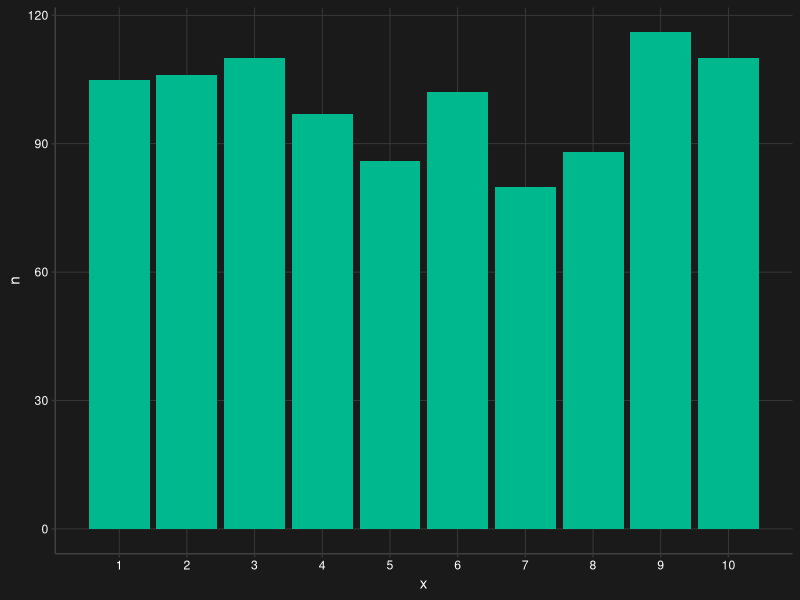
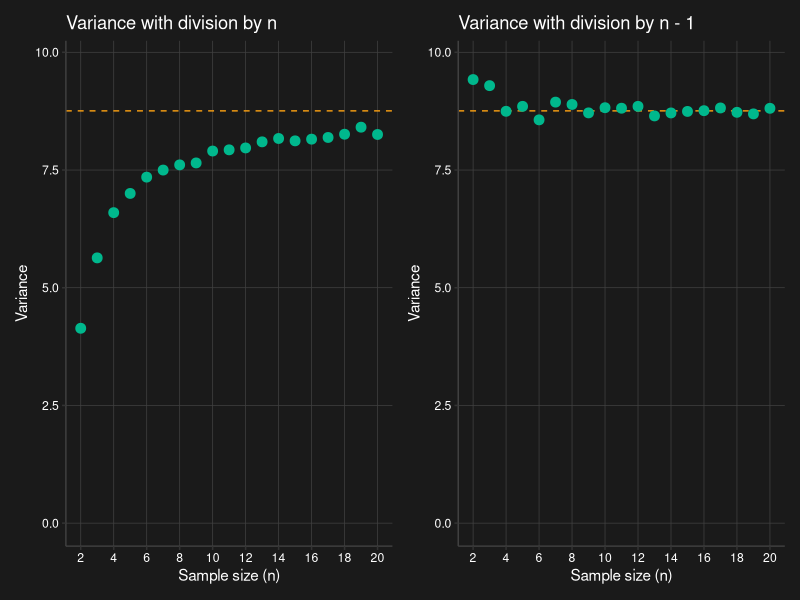
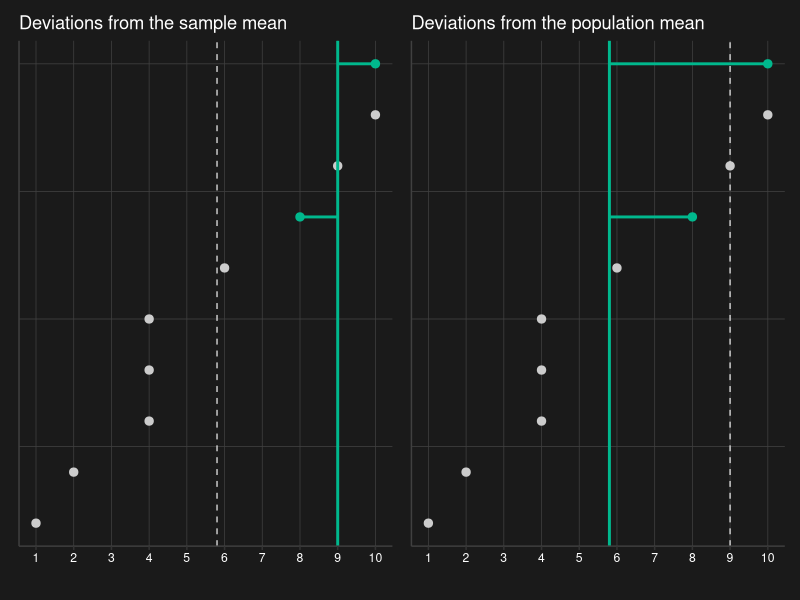
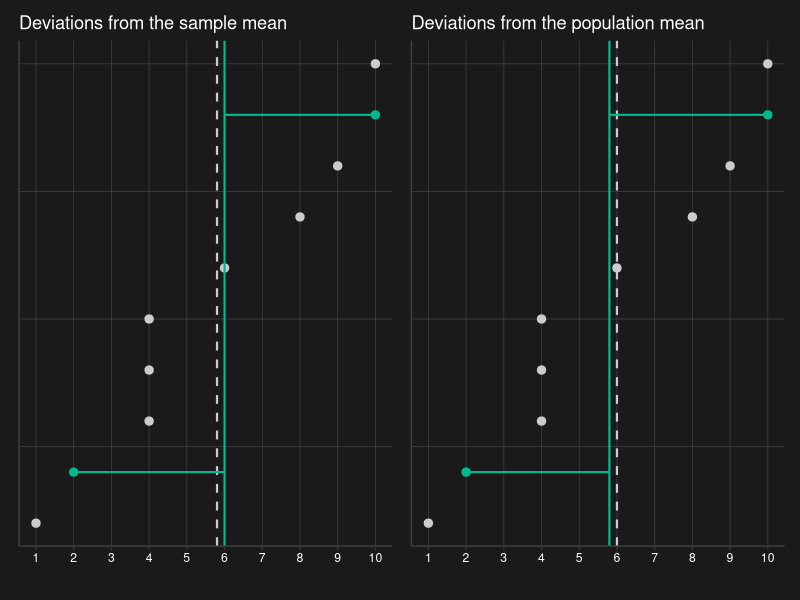
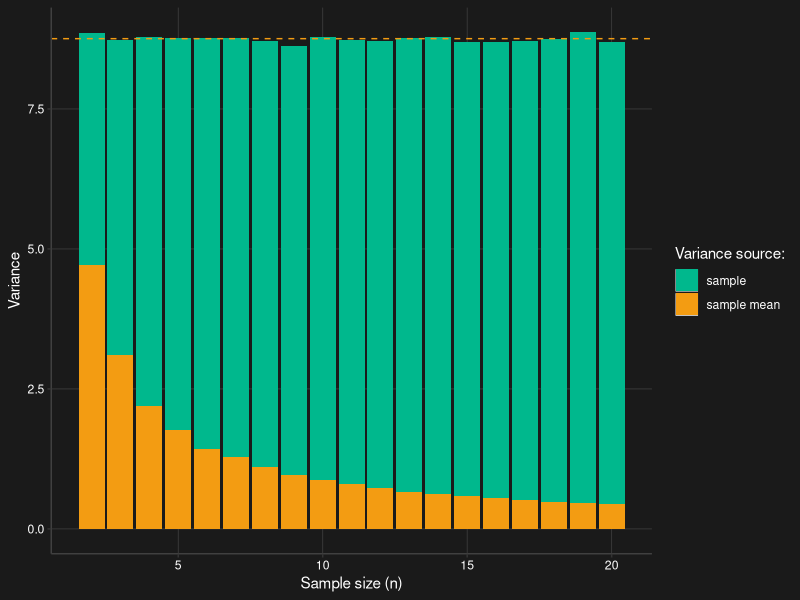

Reproduce these figures in R, in order.
## ---- chunk 1
# Load packages
library(tidyverse)
library(patchwork)

# Create color variables for the plots
green <- "#00B88D"
yellow <- "#f39c12"
off_white <- "#cccccc"

# Create our own variance function that returns the population or sample variance
my_var <- function(x, population = FALSE) {
  if (population) {
    sum((x - mean(x))^2)/length(x)
  } else {
    sum((x - mean(x))^2)/(length(x) - 1)
  }
}
## ---- chunk 2
library(knitr)

background_color <- "#1a1a1a"
text_color <- "#ffffff"
gridlines_color <- "#404040"

theme_update(
  plot.background = element_rect(fill = background_color, size = 0),
  panel.background = element_blank(),

  text = element_text(color = text_color),
  axis.text.x = element_text(color = text_color),
  axis.text.y = element_text(color = text_color),
  
  legend.background = element_rect(fill = background_color),
  legend.key = element_rect(color = background_color),
  
  axis.line = element_line(size = 0.5, colour = gridlines_color),
  
  panel.grid.major = element_line(colour = gridlines_color, size = 0.25),
  panel.grid.minor = element_blank()
)

options(
  knitr.kable.NA = "", 
  dplyr.summarise.inform = FALSE,
  digits = 2
)

opts_chunk$set(
  fig.align = "center",
  fig.retina = 2
)
## ---- chunk 3
# Set the seed for reproducibility
set.seed(1212)

# Create a population consisting of values ranging from 1 to 10
population <- sample(1:10, size = 1000, replace = TRUE)

# Get the mean and population variance
mu <- sum(population)/length(population)
sigma <- my_var(population, population = TRUE)

# Visualize the population
ggplot(tibble(population = population), mapping = aes(x = population)) +
  geom_bar(fill = green) +
  labs(x = "x", y = "n") +
  scale_x_continuous(breaks = 1:10)
## ---- chunk 4
# Draw a single sample from the population
sample <- sample(population, size = 5)
## ---- chunk 5
# Create an empty data frame with the simulation parameters
samples <- crossing(
    n = 2:20,
    i = 1:1000
  )

# Calculate the mean, sample variance, and population variance 
# for each combination of n and i
samples <- samples %>%
  rowwise() %>%
  mutate(
    var_unbiased = my_var(sample(population, n), population = FALSE),
    var_biased = my_var(sample(population, n), population = TRUE)
  )

p_biased <- ggplot(samples, aes(x = n, y = var_biased)) +
  geom_hline(yintercept = sigma, linetype = "dashed", color = yellow) +
  stat_summary(fun = "mean", geom = "point", color = green, size = 3) +
  labs(x = "Sample size (n)", y = "Variance") +
  coord_cartesian(ylim = c(0, sigma + 1)) +
  scale_x_continuous(breaks = seq(from = 2, to = 20, by = 2)) +
  ggtitle("Variance with division by n")

p_unbiased <- ggplot(samples, aes(x = n, y = var_unbiased)) +
  geom_hline(yintercept = sigma, linetype = "dashed", color = yellow) +
  stat_summary(fun = "mean", geom = "point", color = green, size = 3) +
  labs(x = "Sample size (n)", y = "Variance") +
  coord_cartesian(ylim = c(0, sigma + 1)) +
  scale_x_continuous(breaks = seq(from = 2, to = 20, by = 2)) +
  ggtitle("Variance with division by n - 1")

p_biased + p_unbiased
## ---- chunk 6
x <- c(1, 2, 4, 4, 4, 6, 8, 9, 10, 10)

sample1 <- tibble(
    index = 1:10,
    value = x,
    sample = c(0, 0, 0, 0, 0, 0, 1, 0, 0, 1),
    mean = mean(c(8, 10)),
    mu = mean(x)
  ) %>%
  mutate(
    mean = ifelse(sample == 1, mean, NA),
    mu = ifelse(sample == 1, mu, NA)
  )

p1 <- ggplot(sample1, aes(x = index, y = value, color = factor(sample))) +
  geom_hline(aes(yintercept = mu), linetype = "dashed", color = off_white) +
  geom_point(size = 2.5) +
  geom_hline(aes(yintercept = mean), linetype = "solid", color = green,
    size = 1) +
  geom_segment(aes(xend = index, y = mean, yend = value), linetype = "solid",
    size = 1) +
  coord_flip() +
  scale_color_manual(values = c(off_white, green)) +
  scale_y_continuous(breaks = 1:10) +
  guides(color = FALSE) +
  theme(
    axis.title.y = element_blank(),
    axis.text.y = element_blank(),
    axis.ticks.y = element_blank()
  ) +
  labs(y = "") +
  ggtitle("Deviations from the sample mean")

p2 <- ggplot(sample1, aes(x = index, y = value, color = factor(sample))) +
  geom_hline(aes(yintercept = mean), linetype = "dashed", color = off_white) +
  geom_point(size = 2.5) +
  geom_hline(aes(yintercept = mu), linetype = "solid", color = green,
    size = 1) +
  geom_segment(aes(xend = index, y = mu, yend = value), linetype = "solid",
    size = 1) +
  coord_flip() +
  scale_color_manual(values = c(off_white, green)) +
  scale_y_continuous(breaks = 1:10) +
  guides(color = FALSE) +
  theme(
    axis.title.y = element_blank(),
    axis.text.y = element_blank(),
    axis.ticks.y = element_blank()
  ) +
  labs(y = "") +
  ggtitle("Deviations from the population mean")

p1 + p2
## ---- chunk 7
sample2 <- tibble(
    index = 1:10,
    value = x,
    sample = c(0, 1, 0, 0, 0, 0, 0, 0, 1, 0),
    mean = mean(c(2, 10)),
    mu = mean(x)
  ) %>%
  mutate(
    mean = ifelse(sample == 1, mean, NA),
    mu = ifelse(sample == 1, mu, NA)
  )

p1 <- ggplot(sample2, aes(x = index, y = value, color = factor(sample))) +
  geom_hline(aes(yintercept = mu), linetype = "dashed", color = off_white,
    size = 0.75) +
  geom_point(size = 2.5) +
  geom_hline(aes(yintercept = mean), linetype = "solid", color = green,
    size = 0.75) +
  geom_segment(aes(xend = index, y = mean, yend = value), linetype = "solid",
    size = 0.75) +
  coord_flip() +
  scale_color_manual(values = c(off_white, green)) +
  scale_y_continuous(breaks = 1:10) +
  guides(color = FALSE) +
  theme(
    axis.title.y = element_blank(),
    axis.text.y = element_blank(),
    axis.ticks.y = element_blank()
  ) +
  labs(y = "") +
  ggtitle("Deviations from the sample mean")
  

p2 <- ggplot(sample2, aes(x = index, y = value, color = factor(sample))) +
  geom_hline(aes(yintercept = mean), linetype = "dashed", color = off_white,
    size = 0.75) +
  geom_point(size = 2.5) +
  geom_hline(aes(yintercept = mu), linetype = "solid", color = green,
    size = 0.75) +
  geom_segment(aes(xend = index, y = mu, yend = value), linetype = "solid",
    size = 0.75) +
  coord_flip() +
  scale_color_manual(values = c(off_white, green)) +
  scale_y_continuous(breaks = 1:10) +
  guides(color = FALSE) +
  theme(
    axis.title.y = element_blank(),
    axis.text.y = element_blank(),
    axis.ticks.y = element_blank()
  ) +
  labs(y = "") +
  ggtitle("Deviations from the population mean")

p1 + p2
## ---- chunk 8
# Calculate the variance sources per sample size
variance_sources <- samples %>%
  mutate(var_mean = var_unbiased / n) %>%
  group_by(n) %>%
  summarize(
    var_biased = mean(var_biased),
    var_unbiased = mean(var_unbiased),
    var_mean = mean(var_mean)
  ) %>%
  pivot_longer(cols = c(var_biased, var_mean), names_to = "variance_source", 
    values_to = "variance") %>%
  mutate(variance_source = recode(variance_source, "var_biased" = 
      "sample", "var_mean" = "sample mean"))

ggplot(variance_sources, aes(x = n, fill = variance_source, y = variance)) +
  geom_col() +
  geom_hline(yintercept = sigma, linetype = "dashed", color = yellow) +
  scale_fill_manual(values = c(green, yellow)) +
  labs(x = "Sample size (n)", y = "Variance", fill = "Variance source:")
